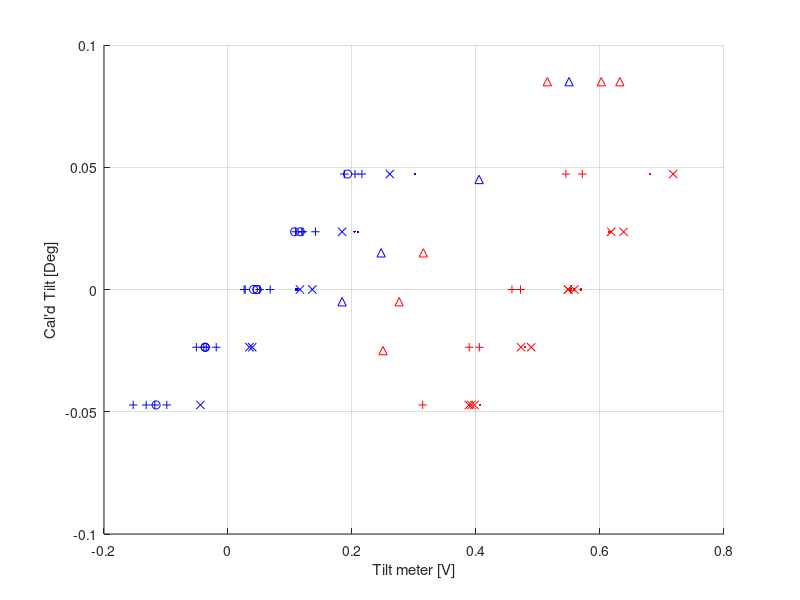

Recreate this plot in MATLAB. (Note: this script raises an error after producing the figure.)
%% Tilt Cals


clc
%close all
figure(5)
clf; hold on;
level_cal = 85/3600.; % degrees per tick

rps_tilt_cals_all = {};
isaac_tilt_cals_all = {};

% First cal, indoors
rps_tilt_ticks = [0 1 2 1 0 0];
rps_tilt_meter = [0.113 0.210 0.302 0.204 0.111 0.110]; % in Volts
rps_tilt_cal = polyfit(rps_tilt_meter,level_cal*rps_tilt_ticks,1);
fprintf('RPS 03 Dec 2021: %f deg/V %+0.2fdeg\n', rps_tilt_cal(1),rps_tilt_cal(2))
plot(rps_tilt_meter,level_cal*rps_tilt_ticks,'b.')


rps_tilt_ticks = [0 2 1 0 -1 -2 -1];
rps_tilt_meter = [0.1360 0.2610 0.1840 0.1160 0.0345 -0.0445 0.0390];
rps_tilt_cal = polyfit(rps_tilt_meter,level_cal*rps_tilt_ticks,1);
fprintf('RPS 16 Dec 2021: %f deg/V %+0.2fdeg\n', rps_tilt_cal(1),rps_tilt_cal(2))
plot(rps_tilt_meter,level_cal*rps_tilt_ticks,'bx')

isaac_tilt_ticks = [0 2 0 1 -1 -2 0];
isaac_tilt_meter = [0.553 0.681 0.558 0.615 0.479 0.407 0.569]+0*(0.644-0.553); % in Volts
isaac_tilt_cal = polyfit(isaac_tilt_meter,level_cal*isaac_tilt_ticks,1);
fprintf('ISAAC 9 Dec 2021: %f deg/V %+0.2fdeg\n', isaac_tilt_cal(1),isaac_tilt_cal(2))
plot(isaac_tilt_meter,level_cal*isaac_tilt_ticks,'r.')
isaac_tilt_ticks = [0 -1 -2 -2 -2 -1 0 1 2 1 0];
isaac_tilt_meter = [0.5585 0.4890 0.3885 0.3925 0.3975 0.4725 0.5485 0.6180 0.7180 0.6380 0.5485];
isaac_tilt_cal = polyfit(isaac_tilt_meter,level_cal*isaac_tilt_ticks,1);
fprintf('ISAAC 16 Dec 2021: %f deg/V %+0.2fdeg\n', isaac_tilt_cal(1),isaac_tilt_cal(2))
plot(isaac_tilt_meter,level_cal*isaac_tilt_ticks,'rx')

rps_tilt_cals_all{end+1} = rps_tilt_cal;
isaac_tilt_cals_all{end+1} = isaac_tilt_cal;

% RPS - outdoor
inc_tilt_meter = [0.247,0.405,0.550,0.184];
inc_readout = [-0.04 -0.01 +0.03 -0.06]+0.055;
rps_tilt_cal = polyfit(inc_tilt_meter,inc_readout,1);
fprintf('RPS 24 Dec 2021: %f deg/V %+0.2fdeg\n', rps_tilt_cal(1),rps_tilt_cal(2))
plot(inc_tilt_meter,inc_readout,'b^')

% isaac
inc_tilt_meter = [0.602,0.276,0.250,0.632,0.315,0.515];
inc_readout = -1*[-0.03 +0.06 +0.08 -0.03 +0.04 -0.03]+0.055;
isaac_tilt_cal = polyfit(inc_tilt_meter,inc_readout,1);
fprintf('ISAAC 24 Dec 2021: %f deg/V %+0.2fdeg\n', isaac_tilt_cal(1),isaac_tilt_cal(2))
plot(inc_tilt_meter,inc_readout,'r^')
xlabel('Tilt meter [V]')
ylabel('Cal''d Tilt [Deg]')
grid on
%legend()

rps_tilt_cals_all{end+1} = rps_tilt_cal;
isaac_tilt_cals_all{end+1} = isaac_tilt_cal;

% Jun 21 RPS Cal?
rps_tilt_ticks = [0 -1 -2 -1 0 1 2 1 0];
rps_tilt_meter = [0.0413 -0.0368 -0.1160 -0.0368 0.0467 0.1074 0.1929 0.1166 0.04684];
rps_tilt_cal = polyfit(rps_tilt_meter,level_cal*rps_tilt_ticks,1);
fprintf('RPS 21 Jun 2022: %f deg/V %+0.2fdeg\n', rps_tilt_cal(1),rps_tilt_cal(2))
plot(rps_tilt_meter,level_cal*rps_tilt_ticks,'bo')
grid on
%rps_tilt_cals_all{end+1} = rps_tilt_cal;

%clf; hold on;
% Jun 25 calibrations
isaac_tilt_ticks = [0 -1 -2 -1 0 2 2];
isaac_tilt_meter = [0.4718 0.4054 0.314 0.389 0.458 0.545 0.5714];
isaac_inc_readout = [-0.05 -0.04 -0.09 -0.06 -0.03 0.01 0.01];
isaac_tilt_cal = polyfit(isaac_tilt_meter,level_cal*isaac_tilt_ticks,1);
fprintf('ISAAC 25 Jun 2022: %f deg/V %+0.2fdeg\n', isaac_tilt_cal(1),isaac_tilt_cal(2))
plot(isaac_tilt_meter,level_cal*isaac_tilt_ticks,'r+')

rps_tilt_ticks = [0 1 2 1 0 -1 -2 -2 -1 0 0 -2 -2 -1 -1 1 1 2 2];
rps_tilt_meter = [0.0278 0.119 0.2049 0.1208 0.051 -0.039 -0.118 -0.153 -0.035 0.068 0.026 -0.0987 -0.132 -0.051 -0.019 0.109 0.141 0.1875 0.216];
rps_inc_readout = [-0.02 -0.01 +0.02 -0.02 -0.05 -0.06 -0.09 -0.09 -0.07 -0.02 -0.02 -0.1 -0.1 -0.06 -0.07];
rps_tilt_cal = polyfit(rps_tilt_meter,level_cal*rps_tilt_ticks,1);
fprintf('RPS 25 Jun 2022: %f deg/V %+0.2fdeg\n', rps_tilt_cal(1),rps_tilt_cal(2))
plot(rps_tilt_meter,level_cal*rps_tilt_ticks,'b+')
grid on
rps_tilt_cals_all{end+1} = rps_tilt_cal;
isaac_tilt_cals_all{end+1} = isaac_tilt_cal;


%
%clc
addpath('z:/pipeline/beammap/')
gitdir = fullfile('C:','Users','James','Documents','');
%figdir = fullfile(gitdir,'GitHub','postings','2021mmdd_isaac_test','figs');
figdir = fullfile(gitdir,'GitHub','postings','2023mmdd_isaac_data','figs');
direct = fullfile(gitdir,'GitHub','rps_cal','data','');
prefix = {...
    'isaac_cal_1_with_home_';... %0dB
    'isaac_cal_1_no_home_';... %0dB
    'isaac_cal_2_';... %-30dB
    'isaac_cal_3_';... %-45dB
    'isaac_cal_4_';... %-55dB
    'isaac_cal_1_new_home';... % New homing, Indoor
    'isaac_cal_5_no_home';... % No Homing, Indoor
    'isaac_cal_6_no_home';... % placed outside
    'isaac_cal_7_no_home';... % Moved to same level
    'isaac_cal_8_no_home';... % outside relevel
    'isaac_cal_9_no_home';... % Outside after grid check
    'isaac_cal_10_no_home';... % Homed the RPS. Checking again.
    'isaac_cal_2_with_home';... % Cal with constant homing
    'isaac_cal_3_with_home';... % After bringing it back down and fixing recessed pin.
    'isaac_cal_4_with_home_indoor';... % Indoor test again
    'isaac_cal_5_with_home_indoor';... % Indoor test after installing heater
    'isaac_cal_6_with_home_indoor';... % Indoor test because I'm paranoid
    'isaac_cal_7_with_home_indoor';... % Another indoor test because everything is still shitty.
    'isaac_cal_8_with_home_indoor';... % Added a 'fine' homing switch to the stepper motor. Skip this one.
    'isaac_cal_1_fine_home_check';... % Edited the homing to avoid intermittent homing position.
    'isaac_cal_2_fine_home_check';... % Checking if I'm an idiot...
    'isaac_cal_1_fine_home_check_outdoor';... % Outdoor Check!
    'isaac_cal_1_fine_home_check_outdoor_post';... % Outdoor Check, post obs
    'isaac_cal_1_fine_home_check_indoor_post';... % Indoor Check, post obs
    'isaac_cal_2_fine_home_check_indoor_post';... % Indoor Check, post obs, ISAAC refrozen
    'isaac_cal_3_fine_home_check_indoor_post';... % Indoor Check, post obs, RPS refrozen
    'isaac_cal_jig_nonhome_1';... % RPS jig check 25 Jun 2022 @ 20"
    'isaac_cal_jig_nonhome_2';... % RPS jig check 25 Jun 2022 @ 40"
    'isaac_cal_jig_nonhome_3';... % RPS jig check 28 Jun 2022 @ 40" no changes
    'isaac_cal_jig_nonhome_4';... % RPS jig check 28 Jun 2022 @ 40", changed tilt
    'isaac_cal_jig_nonhome_5';... % RPS jig check 28 Jun 2022 @ 40", back to orig. tilt
    'isaac_cal_jig_nonhome_6';... % RPS jig check 28 Jun 2022 @ 20",
    'isaac_cal_jig_nonhome_7';... % RPS jig check 28 Jun 2022 @ 20", repeat of previous
    'isaac_cal_jig_nonhome_8';... % RPS jig check 29 Jun 2022 @ 20", This was actually homed!
    'isaac_cal_jig_withhome_2';... % 30 Jun 2022 @ 20"; homed. Repeat of last
    'isaac_cal_jig_withhome_3';... % 30 Jun 2022 @ 20"; homed. Repeat of last
    'isaac_cal_jig_latmove_1in_1';... %30 Jun 2022 @ 20"; homed. Offset 1in.
    'isaac_cal_jig_withhome_4';... % 29 Jul 2022 @ 37"; homed.
    'isaac_cal_jig_withhome_5';... % 31 Jul 2022 @ 37"; homed. Repeat of last
    'isaac_cal_jig_withhome_6';... % 31 Jul 2022 @ 37"; homed. Zeroed RPS to -0.03
    'isaac_cal_jig_withhome_7';... % 31 Jul 2022 @ 37"; homed. Zeroed ISAAC
    'isaac_cal_jig_withhome_8';... % 31 Jul 2022 @ 37"; homed. Added baffling.
    'isaac_cal_jig_offsets_1';... 28 Jul 2022 @ 40; homed. Ella moving around at 40"
    'isaac_cal_jig_july23_nohome_1';... 03 July 2023 @ 26". Removed Isaac LNA, added absorber.
    'isaac_cal_jig_july23_nohome_2';... 04 July 2023 @ 26". Removed Isaac LNA, added absorber.
    'isaac_cal_jig_july23_with_home_1';... 04 July 2023 @ 26". Homing
    'isaac_cal_jig_july23_with_home_aligncheck_0_1';...
    'isaac_cal_jig_july23_with_home_aligncheck_1deg_1';...
    'isaac_cal_jig_july23_with_home_aligncheck_2deg_1';...
    'isaac_cal_jig_july23_with_home_aligncheck_0deg_2';...
    'isaac_cal_jig_july23_with_home_aligncheck_1deg_2';...
    'isaac_cal_jig_july23_with_home_aligncheck_2deg_2';...
    'isaac_cal_jig_july23_with_home_aligncheck_m1deg_1';...
    'isaac_cal_jig_july23_with_home_aligncheck_m2deg_1';...
    'isaac_cal_jig_july23_with_home_aligncheck_m1deg_2';...
    'isaac_cal_jig_july23_with_home_aligncheck_0deg_3';...
    'isaac_cal_jig_july23_with_home_aligncheck_0p5deg_1';...
    'isaac_cal_jig_july23_with_home_aligncheck_0p25deg_1';...
    'isaac_cal_jig_july23_with_home_aligncheck_m0p25deg_1';...
    'isaac_cal_jig_july23_with_home_aligncheck_m0p5deg_1';...
    'isaac_cal_jig_july23_with_home_aligncheck_m0p125deg_1';...
    'isaac_cal_jig_july23_with_home_with_LNA_1';... Reinstalled the LNA to look at noise again.
    };

labs = {...;
    '0dB Attenuation, With Homing';...
    '0dB Attenuation, No Homing';...
    '30dB Attenuation, No Homing';...
    '45dB Attenuation, No Homing';...
    '55dB Attenuation, No Homing';...
    'Indoor test with grids, with homing';...
    'Indoor test with grids, No homing';...
    'Outdoor test, No homing';... 8
    'Outdoor test, Same platform, No Homing';...
    'Outdoor test, Same platform, Releveled';... 10
    'Outdoor test, After ISAAC grid check';...
    'Outdoor test, Homed RPS once';... 12
    'Outdoor test, Homed RPS every scan';...
    'Outdoor test, Homed RPS every scan';... 14
    'Indoor Test, Homed RPS every scan';...
    'Indoor Test, Homed RPS every scan, with stage heater';...16
    'Indoor Test, Homed RPS every scan, with stage heater';...
    'Indoor Test, Homed RPS every scan, with stage heater';...%18
    'Indoor Test, Added Fine Homing Switch';...
    'Indoor Test, Added Fine Homing Switch, Wrong Homing Position';...
    'Indoor Test, Added Fine Homing Switch';...%21
    'Outdoor Test, Pre RPS Observation, Homed Every Scan';...
    'Outdoor Test, Post RPS Observation, Homed Every Scan';...
    'Indoor Test, Post RPS Observation';... % 24
    'Indoor Test, Post RPS Observation, ISAAC Refrozen';...
    'Indoor Test, Post RPS Observation, RPS Refrozen';...
    'On Alignment Jig, No Homing, Dist = 20"';... % 27
    'On Alignment Jig, No Homing, Dist = 40"';...
    'On Alignment Jig, No Homing, Dist = 40"';...
    'On Alignment Jig, No Homing, Dist = 40", Tilt -0.2';... %30
    'On Alignment Jig, No Homing, Dist = 40", Tilt -0.4';... %31
    'On Alignment Jig, No Homing, Dist = 20"';... % 32
    'On Alignment Jig, No Homing, Dist = 20", repeat';...
    'On Alignment Jig, Homing, Dist = 20"';...
    'On Alignment Jig, Homing, Dist = 20"';... % 35
    'On Alignment Jig, Homing, Dist = 20"';... % 36
    'On Alignment Jig, Homing, Dist = 20", offset 1"';... % 37
    'On Alignment Jig, Homing, Dist = 37"';... % 38
    'On Alignment Jig, Homing, Dist = 37", repeat';... % 39
    'On Alignment Jig, Homing, Dist = 37", zeroed RPS';... % 40
    'On Alignment Jig, Homing, Dist = 37", zeroed isaac';... % 41
    'On Alignment Jig, Homing, Dist = 37", added baffling';... % 42
    'On Alignment Jig, Homing, Dist = 40", offsets';... % 43
    'On Alignment Jig, No Homing, Dist = 26", No LNA';... % 44
    'On Alignment Jig, No Homing, Dist = 26", No LNA, 5.45 homing';... % 45
    'On Alignment Jig, Homing, Dist = 26"';... % 46
    'On Alignment Jig, Homing, Dist = 26", align-check +0deg';... % 47
    'On Alignment Jig, Homing, Dist = 26", align-check +1deg';... % 48
    'On Alignment Jig, Homing, Dist = 26", align-check +2deg';... % 49
    'On Alignment Jig, Homing, Dist = 26", align-check +0deg';... % 50
    'On Alignment Jig, Homing, Dist = 26", align-check +1deg';... % 51
    'On Alignment Jig, Homing, Dist = 26", align-check +2deg';... % 52
    'On Alignment Jig, Homing, Dist = 26", align-check -1deg';... % 53
    'On Alignment Jig, Homing, Dist = 26", align-check -2deg';... % 54
    'On Alignment Jig, Homing, Dist = 26", align-check -1deg';... % 55
    'On Alignment Jig, Homing, Dist = 26", align-check +0deg';... % 56
    'On Alignment Jig, Homing, Dist = 26", align-check +0.5deg';... % 57
    'On Alignment Jig, Homing, Dist = 26", align-check +0.25deg';... % 58
    'On Alignment Jig, Homing, Dist = 26", align-check -0.25deg';... % 59
    'On Alignment Jig, Homing, Dist = 26", align-check -0.5deg';... % 60
    'On Alignment Jig, Homing, Dist = 26", align-check -0.125deg';... % 61
    'On Alignment Jig, Homing, Dist = 26", Noise Check'; ... % 62
    };
if ~exist('meanguess','var')
    meanguess = 0;
end

fd = struct();
flds = {'schnum','rownum','phi','eps','N1','N2','A','time','tilt','istilt','temp','istemp','istilttemp','wgt','fitind','phi_isaac','obsnum'};
vals = {'prefind','di','parm(1)','parm(2)','parm(3)','parm(4)','parm(5)','nanmean(TIME)',...
    'nanmean(T)','nanmean(T2)','nanmean(TEMP)','nanmean(ISTEMP)','nanmean(ISTILTTEMP)','wgtind','fitind','nanmean(a_isaac)','obsnum'};
for fldind = 1:length(flds)
    fd.(flds{fldind}) = [];
end

[reses, angs, modcurves, modstds, ts] = deal({});
rsmax = [];
thresh = 0.7;
weighttitles = {'Uniform',sprintf('Amp<%0.1f',thresh),'1/Amp'};
weightnames = {'uniform','threshold','one_on_r'};
cmlines = colormap('lines');

fitnames = {'fmin','lsq','complex'};
plotmodcurve = 0;
obsnum = 1;
dists = [ones(1,27), 20*0.0254, ones(1,3)*40*0.0254,ones(1,5)*20*0.0254,ones(1,7)*37*0.0254, ones(1,11)*26*0.0254];
for prefind = 34:length(prefix)%[6 7 9:15, 20:42 44]%20:42

    if ismember(prefind,[1:18])
        rpscal = rps_tilt_cals_all{end-2};
        isaaccal = isaac_tilt_cals_all{end-2};

    elseif ismember(prefind,[19:21 24:26])
        rpscal = rps_tilt_cals_all{end-2};
        isaaccal = isaac_tilt_cals_all{end-2};
    elseif ismember(prefind,[22:23])
        rpscal = rps_tilt_cals_all{end-2};
        isaaccal = isaac_tilt_cals_all{end-2};
    elseif ismember(prefind,[27:length(prefix)])
        rpscal = rps_tilt_cals_all{end};
        isaaccal = isaac_tilt_cals_all{end};

    end
    isaaccal(1) = 0.3;
    %rpscal(1) = 0.28;
    d = dir(fullfile(direct,[prefix{prefind} '_scan*']));
    data = {};
    for di = 1:length(d)
        if ~ismember(prefind, [8:21 22:26])
            %disp(d(di).name)
            data{di} = load_lj_data(fullfile(direct,d(di).name));
        else
            %disp([prefix{prefind} sprintf('_scan_%i_loop_1.csv',di-1)])
            data{di} = load_lj_data(fullfile(direct,[prefix{prefind} ...
                sprintf('_scan_%i_loop_1.csv',di-1)]));
        end
    end
    for fitind = 2%1:length(fitnames)
        %fittype=fitnames{fitind};
        fittype = 'lsq';
        %fittype = 'complex';
        for wgtind = 1%1:3

            lock_cal = 50/10; %mV per V
            if strcmp(fittype,'complex')
                parms = NaN(length(data),7);
            else
            parms = NaN(length(data),5);
            end
            [times, chis, itempstd, itempmn] = deal(NaN(length(data)));
            [mod_curve, res] = deal(NaN(length(unique(data{1}.Angle)),length(data)));
            

            if plotmodcurve
                fig = figure(prefind);
                fig.Position(3:4) = [1000,300];
                clf; hold on;
            end
            for di = 1:length(data)
                a = unique(data{di}.Angle);
                if 0%prefind == 12
                    aloop = 1:2:length(a);
                    a = a(aloop);
                else
                    aloop = 1:length(a);
                end
                a0 = a;
                [R, Rs, T, T2, TIME, TEMP, ISTILTTEMP, ISTEMP] = deal([]);
                for ai = 1:length(a)
                    aind = data{di}.Angle == a(ai);
                    R = [R; mean((sqrt(data{di}.X(aind).^2+data{di}.Y(aind).^2)))];
                    Rs = [Rs; std((sqrt(data{di}.X(aind).^2+data{di}.Y(aind).^2)))];
                    T = [T; median(polyval(rpscal,data{di}.Tilt(aind)))];
                    TIME = [TIME; mean(data{di}.Time(aind))];
                    TEMP = [TEMP; mean(data{di}.Temp(aind))];
                    if prefind>7
                        ISTEMP = [ISTEMP; data{di}.ISTemp(aind)];
                        ISTILTTEMP = [ISTILTTEMP; data{di}.ISTiltTemp(aind)];
                    end

                    try
                        T2 = [T2; median(polyval(isaaccal,data{di}.ISTilt(aind)))];
                    catch
                        T2 = 0;
                    end
                    if ai==1 & di==1
                        ts{end+1} = sqrt(data{di}.X(aind).^2+data{di}.Y(aind).^2);
                    end
                end
                
                %R = R./nanmax(R);
                %Rs = Rs./R;
                rsmax(end+1) = max(Rs);
                switch wgtind
                    case 1
                        w = 1;
                        %w = 1./Rs.^2;
                    case 2
                        w = R<0.7*max(R);
                    case 3
                        w = 1./(R+1)-min(1./(R+1));
                end

                itempstd(di) = nanstd(ISTILTTEMP);
                itempmn(di) = nanmean(ISTILTTEMP);
                if ismember(prefind, [6:18])
                    homeangle = 0.77;
                elseif ismember(prefind,44)
                    % Wasn't paying attention to homing position when I put
                    % the RPS back together in Jul 2023
                    homeangle = 5.454545*2;
                elseif ismember(prefind,[20,22:length(prefix)])
                    homeangle = 5.454545;
                else
                    homeangle = 0;
                end

                % We're measuring the angle of the ISAAC WRT gravity:
                % Clockwise looking at ISAAC is positive
                % RPS has opposite parity
                % Angle_out = RPS_angle - RPS tilt - RPS grid horz. + ISAAC Tilt + ISAAC grid horz.
                rps_tilt = T;
                rps_grid = homeangle;
                isaac_tilt = T2;
                isaac_grid = 0.19;%0.17;
                a = a + rps_tilt - rps_grid;% + isaac_tilt + isaac_grid;
                % ISAAC grid and tiltmeter are set up the same as the RPS
                % So the ISAAC angle in the RPS coordinate system is
                % flipped sign.
                a_isaac = -1*mean(isaac_tilt - isaac_grid);
                             
                
                mod_curve(:,di) = R;

                mxfev = 100000;
                mxiter = 100000;
                options = optimset('TolFun',1e-10,'MaxIter',mxiter,'MaxFunEvals',mxfev,'Display','off');
                lb = [-20 -0.5 -10 -10 0];
                ub = [20 0.5 10 10 1e6];
                meanguess = 0;%0;
                for nind = 1%1:3

                    guess = [meanguess,0.002*0,0,0,nanmax(R)/2];
                    %fittype = 'lsq';
                    switch fittype
                        case 'basic'
                            modfunc = @(ang,e,A) A/2*(cosd(2*(a-ang))-(e+1)/(e-1))+(0*cosd(a-T)+0*sind(a-T));
                            chifun = @(x) sum((R-modfunc(x(1),x(2),x(3))).^2);
                            parm = fminsearch(chifun,[0.75,0,max(R)]);
                            %plot(a,R-modfunc(parm(1),parm(2),parm(3)))
                            res(:,di) = R-modfunc(parm(1),parm(2),parm(3));
                        case 'fmin'
                            fittype
                            modfunc = @(ang,e,A,N1,N2) A/2*(cosd(2*(a-ang))-(e+1)/(e-1)).*(N1*cosd(a)+N2*sind(a)+1);
                            chifun = @(x) sum((R-modfunc(x(1),x(2),x(3),x(4),x(5))).^2);

                            chifun = @(x) sum(w.*(R-rps_get_mod_model(x,a)).^2);

                            parm = fminsearch(chifun,guess,options);
                            res(:,di) = R-modfunc(parm(1),parm(2),parm(3),parm(4),parm(5));

                        case 'lsq0'
                            parm = lsqcurvefit(@rps_get_mod_model,guess,a,R,lb,ub,options);
                            res(:,di) = R-rps_get_mod_model(parm,a);
                        case 'lsq'

                            chifunc = @(p) w.*(R-rps_get_mod_model(p,a));
                            parm = lsqnonlin(chifunc,guess,lb,ub,options);
                            res(:,di) = R-rps_get_mod_model(parm,a);
                        case 'complex'
                            
                            
                            
                            MIRROR = false;
                            PLOT = false;
                            source = struct();
                            source.azimuth = 0;
                            source.elevation = 0;
                            source.distance = dists(prefind); % meters
                            source.height = source.distance*tand(source.elevation); % meters;
                            source.type = 'other';
                            B3 = [1,0,0];
                            B1 = [0,0,1];
                            A = [0,0,0];
                            
                            if 0
                                lb = [-10 -0.5 -10 -10 -10 -10 0 -0.5 -0.5];
                                ub = [10 0.5 10 10 10 10 10 0.5 0.5];
                                guess = [0,0,0,0,0,0,1,0,0];

                                modfunc = @(p) rps_get_mod_model_vectors(p(1:7),a,[0,p(8),p(9)],B3,B1,source,false,false);
                                chifunc = @(p) w.*(R-modfunc(p)');
                            else
                                lb = [-10 -0.5 -10 -10 -10 -10 0];
                                ub = [10 0.5 10 10 10 10 10];
                                guess = [0,0,0,0,0,0,1];
                                chifunc = @(p) ( 1.*(R-rps_get_mod_model_vectors(p,a',A,B3,B1,source,MIRROR,PLOT)') );
                            end
                            try

                                parm = lsqnonlin(chifunc,guess+1E-6,lb,ub,options);
                            catch
                                parm = NaN(1,7);
                            end
                            res(:,di) = chifunc(parm);
                            parm(1) = -parm(1);
                    end
                    
                    parms(di,1:length(parm)) = parm;
                    
                    times(di) = mean(TIME);
                    meanguess = nanmean(parms(:,1));
                    if plotmodcurve
                        
                        fig = figure(prefind);
                        %plot(a,R)
                        ind1 = 1:7;
                        ind2 = 7:13;
                        plot(res(:,di))
                        %plot(R)
                        %ylim([-1 1]*0.01)
                        %plot(R(ind1)-R(ind2));
                        %ylim([-1 1]*0.04)
                        %xlim([-1 1]*190)
                        %ylim([-0.1,6])
                        xlabel('Angle (^o)')
                        ylabel('Lock-In X (Volts)')
                        grid on
                        title(labs{prefind})

                    end
                    %plot(a,res(:,di))

                end

                if abs(R(1)-R((length(R)+1)/2))<0.2
                    for fldind = 1:length(flds)
                        eval(sprintf('fd.%s(end+1) = %s;',flds{fldind},vals{fldind}))
                    end
                    angs{end+1} = a;
                    reses{end+1} = R-rps_get_mod_model(parm,a);
                    modcurves{end+1} = R;
                    modstds{end+1} = Rs;
                else
                    parms(di,1:length(parm)) = NaN(1,length(parm));
                end

            end

%             % cuts
%             switch prefind
%                 case 19
%                     ind = [4:6 8:size(parms,1)];
%                 case 23
%                     ind = 2:size(parms,1);
%                 case 26
%                     ind = [1, 3:size(parms,1)];
%                 otherwise
%                     ind = 1:size(parms,1);
%             end
%             parms = parms(ind,:);

            if 0
                lims = {[-0.5 1.5] [0 1]*0.06};
                offs = {0 0};
                titles = {'\phi [Degrees]','\epsilon'};
                fig = figure(2);
                fig.Position(3:4) = [560*2 420];
                clf; hold on;

                for parmind = 1:2
                    subplot(1,2,parmind)
                    resolution = 20;
                    edges = lims{parmind}(1):diff(lims{parmind})/resolution:lims{parmind}(2)+offs{parmind};
                    N = histc(parms(:,parmind),edges);
                    bar(edges,N,'histc')
                    xlim(lims{parmind}+offs{parmind})
                    xlabel(titles{parmind});
                    ylabel('N')
                    title({labs{prefind},...
                        sprintf('Mean=%0.3f STD=%0.3f N=%02d, %s',nanmean(parms(:,parmind)),nanstd(parms(:,parmind)),length(data),weighttitles{wgtind})})
                    grid on
                end

                saveas(fig,fullfile(figdir,sprintf('isaac_cal_%03d_%s_%s.png',prefind,weightnames{wgtind},fittype)))
            end
        end
    end
    fprintf('%i: %s\nAngle: %0.3f +/- %0.3f\n',prefind,labs{prefind},nanmean(parms(:,1))-a_isaac,nanstd(parms(:,1)))
    fprintf('Eff: %0.4f +/- %0.4f\n',nanmean(parms(:,2)),nanstd(parms(:,2)))
    obsnum = obsnum+1;
end


%% Look the jig data

cmlines = colormap('lines');

fig = figure(2+wgtind);
fig.Position(3:4) = [1900 900]*1;
clf; hold on;
ind = true(size(fd.schnum));

t = tiledlayout(1,1);
t.Padding = 'none';
t.TileSpacing = 'compact';
nexttile
hold on
clear s;
scheds = unique(fd.obsnum);%[12:15, 20:42]; 
[phi, pstd] = deal(NaN(1,length(scheds))); 
for schind = 1:length(scheds)
    idx = fd.obsnum==scheds(schind);
    phi(schind) = mean(fd.phi(idx)-fd.phi_isaac(idx));
    pstd(schind) = std(fd.phi(idx)-fd.phi_isaac(idx));
end
s(2) = plot(fd.obsnum(ind),-1*fd.istilt(ind),'x','Color',cmlines(3,:),'MarkerSize',16,'LineWidth',1.5);
s(3) = plot(fd.obsnum(ind),fd.tilt(ind),'.','MarkerSize',16,'Color',cmlines(2,:));
%s(1) = scatter(fd.schnum(ind),fd.phi(ind)-fd.phi_isaac(ind),14,cmlines(1,:));%,'filled');
s(1) = errorbar(scheds,phi,pstd,'.','Color',cmlines(1,:),'LineWidth',1,'MarkerSize',16);
%s.MarkerFaceAlpha = 0.7;
%s.MarkerEdgeAlpha = 1;


%plot(fd.schnum(ind),fd.phi_isaac(ind),'^','MarkerSize',10)
plot([1 1]*4.5+5,[-1 0.5],'k--','LineWidth',2)
plot([1 1]*11.5+5,[-1 1],'k--','LineWidth',2)
ylim([-0.6 1])
grid on
xlim([min(scheds)-1,max(scheds)+1])

% Show where we homed during the harvard measurements
plot([11.8 18.2]+5, [1 1]*-0.5,':','LineWidth',2,'Color',[1 1 1]*0.5)
text(12.75+5,-0.45,'Homed once at beginning of dataset','FontSize',13)
plot([18.8 27.2]+5, [1 1]*-0.5,':','LineWidth',2,'Color',[1 1 1]*0.5)
text(20.95+5,-0.45,'Homed before every measurement','FontSize',13)


ax = gca();
legend(s,{'\phi_{fit} minus \phi_{actual}','ISAAC Tilt Angle','RPS Tilt Angle'},...
    'location','northwest','FontSize',13)
text(4.5+2,0.65,'Pole Measurements','FontSize',16)
text(1.25+2,0.45,'No Fine Homing Sw.','FontSize',13)
text(6.5+5,0.45,'Added Fine Homing Sw.','FontSize',13)
text(16.5+5,0.85,'2022 Measurements at Harvard','FontSize',16)
ylabel('Angle [Degrees]')
xlabs = {...
    'Indoor, Homed Each',...    
    'Indoor, Homed Once',...
    'Outdoor,Homed Once',...
    'Outdoor,Homed Once',...
    'Outdoor,Homed Once',...
    'Outdoor,Homed Once',...
    'Outdoor,Homed Each',...
    'Outdoor,Homed Each',...
    'Indoor, Homed Each',...
    'Indoor, Pre-Obs1',...
    'Indoor, Pre-Obs2',...
    'Outdoor, Pre-Obs',...
    'Outdoor, Post-Obs',...
    'Indoor, Post-Obs1',...
    'Indoor, Post-Obs2',...
    'Indoor, Post-Obs3',...
    'Dist 0.5m' ...
    'Dist 1m',...
    'Dist 1m',...
    'Dist 1m, new tilt',...
    'Dist 1m, old tilt',...
    'Dist 0.5m',...
    'Dist 0.5m',...
    'Dist 0.5m',...
    'Dist 0.5m',...
    'Dist 0.5m',...
    'D 0.5m, Y-off 2cm',...
    'D 1m, Y-off 2cm',...
    'D 1m, Y-off 2cm',...
    'D 1m, Y-off 2cm',...
    'D 1m, Y-off 2cm',...
    'D 1m, Y-off 2cm, Baffled',...
    };
ax.XTickLabelRotation = -60;
ax.XTick = linspace(min(scheds)-1,max(scheds)+1,length(scheds)+2);
ax.XTickLabel(2:end-1) = xlabs;
ax.XTickLabel([1, end]) = {'',''};

saveas(fig,'C:\Users\James\Documents\GitHub\postings\2023mmdd_isaac_data\figs\angle_fit_vs_actual_plot','png')

%% Look the other jig data

vals = {fd.temp*1000, fd.istemp*1000, fd.istilttemp*100+273.15};
%vals = {fd.N1,fd.N2}
%vals = {fd.A};
fig = figure(10);
clf; hold on;
for valind = 1:length(vals)
    ind = true(size(fd.schnum)) & fd.wgt == wgtind;
    scatter(fd.schnum(ind),vals{valind}(ind),'.');
    %plot(fd.phi(ind),vals{valind}(ind),'.');
    % ind = ismember(fd.schnum,[28:31 37:39]) & fd.wgt == wgtind;
    % plot(fd.schnum(ind),vals{valind}(ind),'.');
    % ind = ~ismember(fd.schnum,[28:31 37:39]) & fd.wgt == wgtind;
    % plot(fd.schnum(ind),vals{valind}(ind),'.');
end
%ylim([-1 7])
grid on

%% Look at time between measurements

dt = NaN(1,max(fd.obsnum));
for obsind = 5:max(fd.obsnum)
    idx = find(fd.obsnum==obsind);
    [s si] = sort(fd.time(idx));
    dt(obsind) = median(diff(fd.time(idx(si))));
end

fig = figure(91824);
plot(dt)

%% Calc angle from uneven stage heating.

cme = 2.34e-5;
dA = 0.1;
dT = tand(dA)./cme;
fprintf('dT: %2.1f\n',dT)

%% Compare non-homing to homing

fig = figure(1423);
%fig.Position(3:4) = [560 650];
clf;
t = tiledlayout(1,2);
t.TileSpacing = 'compact';
t.Padding = 'compact';

nexttile()
hist(pstd(12:18))

nexttile()
hist(pstd(19:27))




%% Sigma angle vs Attenuation

att = [0,30,40,55];
fit_a = [-2.245, -2.238,-2.170,-1.595]+2.245;
sa = [0.0214,0.024,0.242,47.75];
d0 = 1;
d = sqrt(d0^2./10.^(-att/10));
fig = figure(5);
fig.Position = [2500 100 430 300];
clf; hold on;
ax1 = gca;
%hold on;
errorbar(ax1,att,fit_a,sa,'Color','k')
plot(ax1,att,fit_a,'k.')
xlabel('Attenuation [dB]')
ylabel('Angle Estimation [Degrees]')
grid on
ylim(ax1,[-1 1]*0.8)
xlim(ax1,[-5 60])
ax2 = axes('Position', ax1.Position, 'XAxisLocation', 'top', 'YColor', 'none','Color','none');
hold on;
errorbar(ax2,d,fit_a,sa,'Color','k')
plot(ax2,d,fit_a,'k.')
ylim(ax2,[-1 1]*0.8)
ax2.XScale = 'log';
xlim(ax2,sqrt(d0^2./10.^(-[-5 60]/10)))
xlabel(ax2,'Effective Distance [meters]','Position',[23.7138 0.65 -1]);
ax2.XColor = 'b';
%% B3 Obs
labs = {'B3 Obs, with homing',...
    'B3 Obs, with homing, reseat connector',...
    'B3 Obs, no homing',...
    'B3 Obs, no homing'};

ch = {'696 (Pol A)', '697 (Pol B)'};

resolution = 15;
lims = {[87 90.5], [-4, -1.5]};
for fileind = 1:4
    load(fullfile('dev',['rps_motor_check_', sprintf('%1d.mat',fileind)]))

    fig = figure(9+fileind);
    set(fig,'Position',[200 300 800 400])
    clf; hold on;
    for chind = 1:2
        ang = atand(tand(parms(:,1,chind)));
        subplot(1,2,chind)
        edges = lims{chind}(1):diff(lims{chind})/resolution:lims{chind}(2);
        N = histc(ang,edges);
        bar(edges,N,'histc')
        xlim(lims{chind})
        ylim([0,14])
        xlabel('Estimated Angle (^o)')
        ylabel('N')
        title({['Ch: ',ch{chind}];sprintf('Mean: %0.2f STD: %03f',nanmean(ang),nanstd(ang))})
        grid on
    end
    sgtitle(labs{fileind})
    saveas(fig,fullfile(figdir,sprintf('b3_obs_%01d.png',fileind)))
end

%% Grid angles from mill

load('z:/dev/grid_angles_from_mill.mat')
fig = figure(14);
fig.Position = [400 100 560 420];
resolution = 25;
lims = [0 1.1];
edges = lims(1):diff(lims)/resolution:lims(2);
N = histc(grid_angle,edges);
bar(edges,N,'histc')
xlim(lims)
ylim([0,20])
grid on
xlabel('Grid Horizontal')
ylabel('N')
title('Grid Calibration on knee mill')
text(0.05,33/2,sprintf('angle= %0.2f +/- %0.3f',nanmean(grid_angle),nanstd(grid_angle)))
text(0.05,30/2,sprintf('N Samples= %02d',length(grid_angle)))
%saveas(fig,fullfile(figdir,'isaac_cal_mill.png'))


%% B3 Obs
labs = {'B3 Obs, with homing',...
    'B3 Obs, with homing, reseat connector',...
    'B3 Obs, no homing',...
    'B3 Obs, no homing'};

ch = {'696 (Pol A)', '697 (Pol B)'};

resolution = 15;
lims = {[87 90.5], [-4, -1.5]};
for fileind = 1:4
    load(fullfile('dev',['rps_motor_check_', sprintf('%1d.mat',fileind)]))

    fig = figure(9+fileind);
    set(fig,'Position',[200 300 800 400])
    clf; hold on;
    for chind = 1:2
        ang = atand(tand(parms(:,1,chind)));
        subplot(1,2,chind)
        edges = lims{chind}(1):diff(lims{chind})/resolution:lims{chind}(2);
        N = histc(ang,edges);
        plot(atand(tand(parms(:,1,chind))))
        %bar(edges,N,'histc')
        %xlim(lims{chind})
        %ylim([0,14])
        xlabel('Estimated Angle (^o)')
        ylabel('N')
        title({['Ch: ',ch{chind}];sprintf('Mean: %0.2f STD: %03f',nanmean(ang),nanstd(ang))})
        grid on
    end
    sgtitle(labs{fileind})
    %    saveas(fig,fullfile(figdir,sprintf('b3_obs_%01d.png',fileind)))
end

%% Just look at timestreams

for prefind = 8%26%6:length(prefix)
    fig = figure(6);
    clf; hold on;
    d = dir(fullfile(direct,[prefix{prefind} '*']));

    data = {};
    for di = 1:length(d)
        if 0%prefind <= 22
            %disp(d(di).name)
            data{di} = load_lj_data(fullfile(direct,d(di).name));
        else
            %disp([prefix{prefind} sprintf('_scan_%i_loop_1.csv',di-1)])
            data{di} = load_lj_data(fullfile(direct,[prefix{prefind} ...
                sprintf('_scan_%i_loop_1.csv',di-1)]));
        end
    end

    for di = 1:length(data)
        val = 'Tilt';
        plot(data{di}.Time,data{di}.(val))


    end
    grid on

end

%% Isaac with/without homing and with/without backlash

fig = figure(116468);
fig.Position(3:4) = [440 470];
clf; hold on;
t = tiledlayout('flow');
t.Padding = 'compact';
t.TileSpacing = 'compact';

vals = [12, 20, 27, 34];
vals = [20,12,34,27];
valttls = {'No Backlash, No Homing','No Backlash, With Homing','With Backlash, No homing','With Backlash, With Homing'};
edges = linspace(-1,1,20)*0.2;


for valind = 1:length(vals)
nexttile()
idx = fd.schnum == vals(valind);
V = fd.phi(idx)-fd.phi_isaac(idx);
V = V-nanmean(V);
N = histc(V,edges);
S = nanstd(V);
L = length(V);
bar(edges,N,'histc');
grid on;
ttl = '';
ylbl = '';
if valind == 2
    ttl = 'No Homing';
    
elseif valind == 1
    ttl = 'With Homing';
    ylbl = 'No Backlash';
elseif valind ==3
    ylbl = 'With Backlash';
end

ylabel(ylbl)
title({ttl,...
    sprintf('S Dev: %0.3f | N: %i',S,L)...
    })
pbaspect([1 1 1])
if valind>2
xlabel('Pol Angle (mean-subtracted) [Deg]')
end
end

fname = 'isaac_homing_vs_backlash.png';
exportgraphics(fig,fullfile(figdir,fname),'Resolution',1200)

%% Look at the actual timestreams

scheds = [12 20];

figure(21344)
clf; hold on;
plot(ts{10})



%% Look at mod curves. Again?
% No. Look at the actual timestreams.
scheds = [22 23]; % pre-obs
scheds = [12 20:27 30:35]; % in-lab D=0.5m
scheds = [12 20 21];% 27 28];

fig = figure(1);
fig.Position(3:4) = [1400 680];
clc
clf; hold on;
clear z
for obsind = scheds
    idx = find(fd.schnum==obsind);
    
    mc = [];
    ms = [];
    a = [];
    for ind = 1:length(idx)
        a(:, end+1) = angs{idx(ind)};
        mc(:,end+1) = modcurves{idx(ind)};%;./fd.A(idx(ind))/2;
        ms(:,end+1) = modstds{idx(ind)}; 
    end
    a = nanmean(a,2);
    %aind = inrange(abs(a),85,95);
    m1 = nanmedian(mc,2);
    m2 = nanmedian(ms,2);
    
    %s = nanstd(mc,[],2);
    subplot(2,1,1)
    hold on
    plot(NaN,NaN,'b')
    plot(NaN,NaN,'r')
    plot(NaN,NaN,'g')
    plot(NaN,NaN,'m')
    
    if obsind <20
        plot(a,m1,'b.-');
    elseif obsind <27
        plot(a,m1,'r.-');
    elseif obsind <34
        plot(a,m1,'g.-');
    else
        plot(a,m1,'m.-');
    end
    
    subplot(2,1,2)
    hold on
    plot(NaN,NaN,'b')
    plot(NaN,NaN,'r')
    plot(NaN,NaN,'g')
    plot(NaN,NaN,'m')
    
    if obsind <20
        plot(a,m2,'b.-');
    elseif obsind <27
        plot(a,m2,'r.-');
    elseif obsind <34
        plot(a,m2,'g.-');
    else
        plot(a,m2,'m.-');
    end
    
end
subplot(2,1,1)
grid on
%ylim([0 1.1])
xlim([-180 180])
legend({'Pole, No Homing','At Pole,W/ Homing','At Harvard, No Homing','At Harvard, With Homing'},'Location','northeastoutside')
xlabel('Command Angle')
ylabel({'Mod Curve Amplitudes (mV?)'})

subplot(2,1,2)
grid on
%ylim([0 0.012])
xlim([-180 180])
legend({'Pole, No Homing','At Pole,W/ Homing','At Harvard, No Homing','At Harvard, With Homing'},'Location','northeastoutside')
xlabel('Command Angle')
ylabel({'Mod Curve Timestream','S.Dev.'})

fname = 'isaac_modcurves_and_uncert_nonorm.png';
%exportgraphics(fig,fullfile(figdir,fname),'Resolution',1200)

%% Make a pager for histograms

fig = figure(723459);
    fig.Position(3:4) = [1000 400];
    clf; hold on;
t = tiledlayout(1,3);
t.Padding = 'compact';
t.TileSpacing = 'compact';

ttls = {'Old','New','New, No LNA'};
unqsch = unique(fd.schnum);
scheds = [34, 62, 46];
for schind = 1:length(scheds)
    idx = fd.schnum==scheds(schind);
    fdsch = structcut(fd,idx);
    dP = fdsch.phi-fdsch.phi_isaac;
    M = nanmean(dP);
    S = nanstd(dP);
    L = length(find(~isnan(dP)));
    
    nexttile()
    hold on
    lims = [-1 1]*0.4;
    edges = linspace(lims(1),lims(2),30);
    N = histc(dP,edges);
    bar(edges,N,'histc');
    %hist(dP)
    grid on
    xlim(lims)
    xlabel('$\phi_{fit}-\phi_{meas}$ [Deg]','FontSize',18)
    ylabel('N')
    t = datestr(nanmean(fdsch.time)/24/3600+datenum('1970-Jan-01:00:00:00','yyyy-mmm-dd:HH:MM:SS'));
    title({ttls{schind}, ...
        sprintf('%s UTC',t),...
        sprintf('M= %0.3f $|$ SDev= %0.3f $|$ N= %i',M,S,L)}, ...
        'FontSize',10)
    pbaspect([1 1 1])
    
end
fname = 'angle_hist_LNA_compare';
saveas(fig,fullfile(figdir,'hists',fname),'png')


%% Make a pager for histograms

unqsch = unique(fd.schnum);
for schind = 1:length(unqsch)
    idx = fd.schnum==unqsch(schind);
    fdsch = structcut(fd,idx);
    dP = fdsch.phi-fdsch.phi_isaac;
    M = nanmean(dP);
    S = nanstd(dP);
    L = length(find(~isnan(dP)));
    fig = figure(7385029);
    fig.Position(3:4) = [500 450];
    clf; hold on;

    hist(dP)
    grid on
    xlabel('$\phi_{fit}-\phi_{meas}$ [Deg]','FontSize',18)
    ylabel('N')
    t = datestr(nanmean(fdsch.time)/24/3600+datenum('1970-Jan-01:00:00:00','yyyy-mmm-dd:HH:MM:SS'));
    title({strrep(labs{unqsch(schind)},'_','\_'), ...
        sprintf('%s UTC',t),...
        sprintf('M= %0.3f $|$ SDev= %0.3f $|$ N= %i',M,S,L)})
    pbaspect([1 1 1])
    fname = sprintf('angle_hists_%i',unqsch(schind));
    saveas(fig,fullfile(figdir,'hists',fname),'png')
end


%% Make a pager for Mod Curve Residuals

unqsch = unique(fd.schnum);
for schind = 1:length(unqsch)
    idx = find(fd.schnum==unqsch(schind));
    fdsch = structcut(fd,idx);
    fig = figure(2875829);
    fig.Position(3:4) = [600 350];
    clf; hold on;
    
    for modind = 1:length(idx)
        plot(angs{idx(modind)},reses{idx(modind)},'.-','MarkerSize',14)
    end
    grid on
    ylabel('$A_{meas}-A_{model}$ (Volts)','FontSize',14)
    xlabel('Stage Angle WRT Gravity')
    t = datestr(nanmean(fdsch.time)/24/3600+datenum('1970-Jan-01:00:00:00','yyyy-mmm-dd:HH:MM:SS'));
    title({strrep(labs{unqsch(schind)},'_','\_'), ...
        sprintf('%s UTC',t)})
    fname = sprintf('reses_%i',unqsch(schind));
    saveas(fig,fullfile(figdir,'reses',fname),'png')

end

%% Plot dPhi 

offs = [0 1 2 0 1 2 -1 -2 -1 0 0.5 0.25 -0.25 -0.5 -0.125];
schnums = [47:62];
cmlines = distinguishable_colors(length(schnums));

fig = figure(173476);
fig.Position(3:4) = [700 250];
clf; hold on;

[offs_all dp_all] = deal([]);
for schind = 1:length(schnums)
    idx = find(fd.schnum==schnums(schind));
    O = repmat(offs(schind),1,length(idx));
    dP = fd.phi(idx)-fd.phi_isaac(idx);
    plot(O,dP,'.','Color',cmlines(schind,:),'MarkerSize',10)
    %plot(repmat(offs(schind),1,length(idx)),fd.tilt(idx),'x','Color',cmlines(schind,:),'MarkerSize',10)
    %plot(repmat(offs(schind),1,length(idx)),fd.istilt(idx),'^','Color',cmlines(schind,:),'MarkerSize',10)
    offs_all = [offs_all O];
    dp_all = [dp_all dP];
end

grid on
xlim([-1 1]*2.5)
ylabel('$\phi_{fit}-\phi_{meas}$ [Deg]','FontSize',18)
xlabel('RPS Azimuthal Alignment Offset [Degrees]')
title('Angle Bias vs. Alignment Offset')
fname = 'dp_vs_aligment';
saveas(fig,fullfile(figdir,fname),'png')
